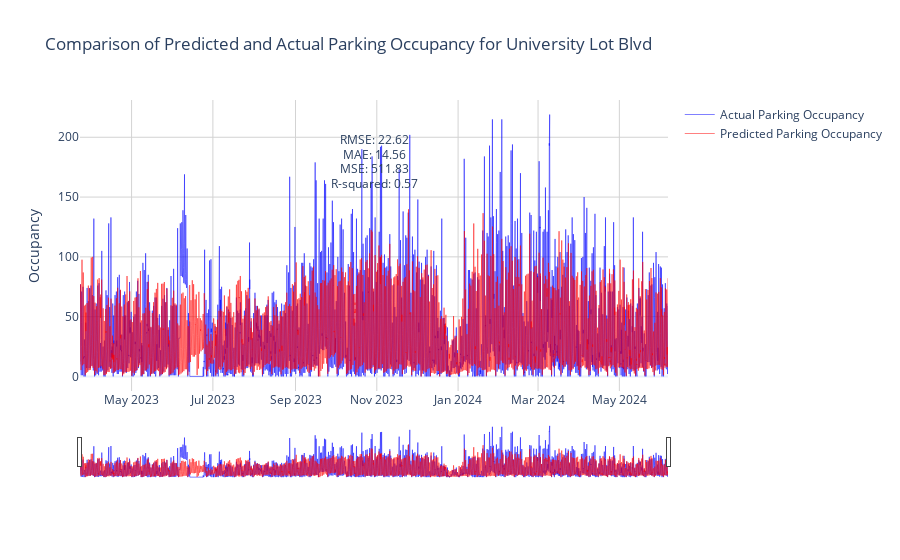

Notebook code cell kept with this figure:
### Code cell
import plotly.graph_objects as go


# Create a new figure
fig = go.Figure()


# Add trace for the actual values
fig.add_trace(go.Scatter(x=testing_actual_vs_pred_df.index, y=testing_actual_vs_pred_df['Actual'],
                         name='Actual Parking Occupancy',
                         line=dict(color='blue', width=0.5),
                         hovertemplate='<b>Date</b>: %{x|%m-%d-%Y}<br>' +
                                       '<b>Actual Occupancy</b>: %{y}<br>' +
                                       '<b>Day of Week</b>: %{x| %A}<extra></extra>'))


# Add trace for the predicted values
fig.add_trace(go.Scatter(x=testing_actual_vs_pred_df.index, y=testing_actual_vs_pred_df['Predicted'],
                         name='Predicted Parking Occupancy',
                         line=dict(color='red', width=0.5),
                         hovertemplate='<b>Date</b>: %{x|%m-%d-%Y}<br>' +
                                       '<b>Predicted Occupancy</b>: %{y}<br>' +
                                       '<b>Day of Week</b>: %{x| %A}<extra></extra>'))


# Update layout
fig.update_layout(
    title=f'Comparison of Predicted and Actual Parking Occupancy for {parking_lot_to_predict}',
    xaxis=dict(
        rangeslider=dict(visible=True),
        type='date'
    ),
    yaxis_title='Occupancy',
    template='plotly_white',
    annotations=[
        dict(xref='paper', yref='paper', x=0.5, y=0.9,
             text=f'RMSE: {rmse:.2f}', showarrow=False),
        dict(xref='paper', yref='paper', x=0.5, y=0.85,
             text=f'MAE: {mae:.2f}', showarrow=False),
        dict(xref='paper', yref='paper', x=0.5, y=0.8,
             text=f'MSE: {mse:.2f}', showarrow=False),
        dict(xref='paper', yref='paper', x=0.5, y=0.75,
             text=f'R-squared: {r2:.2f}', showarrow=False)
    ]
)

# Update axes appearance
fig.update_xaxes(showgrid=True, gridwidth=1, gridcolor='lightgrey')
fig.update_yaxes(showgrid=True, gridwidth=1, gridcolor='lightgrey')

# Show the plot
fig.show()

### Figure 1 — Plotly figure (JSON) as saved in the notebook; plotly's stock layout.template omitted (floating-point values rounded to 4 significant figures; data arrays with more than 128 entries replaced by an {"elided": "..."} marker saying what was removed)
{"data": [{"hovertemplate": "<b>Date</b>: %{x|%m-%d-%Y}<br><b>Actual Occupancy</b>: %{y}<br><b>Day of Week</b>: %{x| %A}<extra></extra>", "line": {"color": "blue", "width": 0.5}, "name": "Actual Parking Occupancy", "type": "scatter", "x": {"elided": "11646 str values"}, "y": {"elided": "11646 int values"}}, {"hovertemplate": "<b>Date</b>: %{x|%m-%d-%Y}<br><b>Predicted Occupancy</b>: %{y}<br><b>Day of Week</b>: %{x| %A}<extra></extra>", "line": {"color": "red", "width": 0.5}, "name": "Predicted Parking Occupancy", "type": "scatter", "x": {"elided": "11646 str values"}, "y": {"elided": "11646 float values"}}], "layout": {"annotations": [{"showarrow": false, "text": "RMSE: 22.62", "x": 0.5, "xref": "paper", "y": 0.9, "yref": "paper"}, {"showarrow": false, "text": "MAE: 14.56", "x": 0.5, "xref": "paper", "y": 0.85, "yref": "paper"}, {"showarrow": false, "text": "MSE: 511.83", "x": 0.5, "xref": "paper", "y": 0.8, "yref": "paper"}, {"showarrow": false, "text": "R-squared: 0.57", "x": 0.5, "xref": "paper", "y": 0.75, "yref": "paper"}], "title": {"text": "Comparison of Predicted and Actual Parking Occupancy for University Lot Blvd"}, "xaxis": {"gridcolor": "lightgrey", "gridwidth": 1, "rangeslider": {"visible": true}, "showgrid": true, "type": "date"}, "yaxis": {"gridcolor": "lightgrey", "gridwidth": 1, "showgrid": true, "title": {"text": "Occupancy"}}}}
